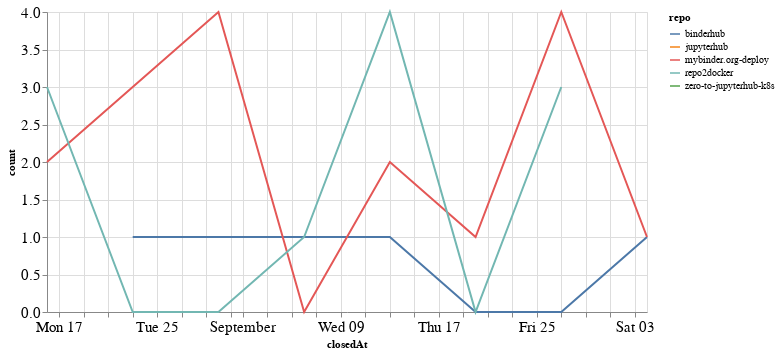

Notebook code for this chart:
### Code cell
closed_by_time = closed_by.groupby('repo').resample('W', on='closedAt').count()['author'].reset_index()
closed_by_time = closed_by_time.rename(columns={'author': 'count'})

alt.Chart(closed_by_time, width=600).mark_line().encode(
    x='closedAt',
    y='count',
    color='repo',
    tooltip="repo"
)

### Figure 1 — Vega-Lite specification as saved in the notebook (floating-point values rounded to 4 significant figures)
{"config": {"axisLeft": {"labelFontSize": 15}, "axisBottom": {"labelFontSize": 15}}, "data": {"name": "data-35de4dd56f614010c81042f1f1ef9847"}, "mark": "line", "encoding": {"color": {"type": "nominal", "field": "repo"}, "tooltip": {"type": "nominal", "field": "repo"}, "x": {"type": "temporal", "field": "closedAt"}, "y": {"type": "quantitative", "field": "count"}}, "width": 600, "$schema": "https://vega.github.io/schema/vega-lite/v4.8.1.json", "datasets": {"data-35de4dd56f614010c81042f1f1ef9847": [{"repo": "binderhub", "closedAt": "2020-08-23T00:00:00", "count": 1}, {"repo": "binderhub", "closedAt": "2020-08-30T00:00:00", "count": 1}, {"repo": "binderhub", "closedAt": "2020-09-06T00:00:00", "count": 1}, {"repo": "binderhub", "closedAt": "2020-09-13T00:00:00", "count": 1}, {"repo": "binderhub", "closedAt": "2020-09-20T00:00:00", "count": 0}, {"repo": "binderhub", "closedAt": "2020-09-27T00:00:00", "count": 0}, {"repo": "binderhub", "closedAt": "2020-10-04T00:00:00", "count": 1}, {"repo": "jupyterhub", "closedAt": "2020-08-16T00:00:00", "count": 1}, {"repo": "mybinder.org-deploy", "closedAt": "2020-08-16T00:00:00", "count": 2}, {"repo": "mybinder.org-deploy", "closedAt": "2020-08-23T00:00:00", "count": 3}, {"repo": "mybinder.org-deploy", "closedAt": "2020-08-30T00:00:00", "count": 4}, {"repo": "mybinder.org-deploy", "closedAt": "2020-09-06T00:00:00", "count": 0}, {"repo": "mybinder.org-deploy", "closedAt": "2020-09-13T00:00:00", "count": 2}, {"repo": "mybinder.org-deploy", "closedAt": "2020-09-20T00:00:00", "count": 1}, {"repo": "mybinder.org-deploy", "closedAt": "2020-09-27T00:00:00", "count": 4}, {"repo": "mybinder.org-deploy", "closedAt": "2020-10-04T00:00:00", "count": 1}, {"repo": "repo2docker", "closedAt": "2020-08-16T00:00:00", "count": 3}, {"repo": "repo2docker", "closedAt": "2020-08-23T00:00:00", "count": 0}, {"repo": "repo2docker", "closedAt": "2020-08-30T00:00:00", "count": 0}, {"repo": "repo2docker", "closedAt": "2020-09-06T00:00:00", "count": 1}, {"repo": "repo2docker", "closedAt": "2020-09-13T00:00:00", "count": 4}, {"repo": "repo2docker", "closedAt": "2020-09-20T00:00:00", "count": 0}, {"repo": "repo2docker", "closedAt": "2020-09-27T00:00:00", "count": 3}, {"repo": "zero-to-jupyterhub-k8s", "closedAt": "2020-08-16T00:00:00", "count": 1}]}}
